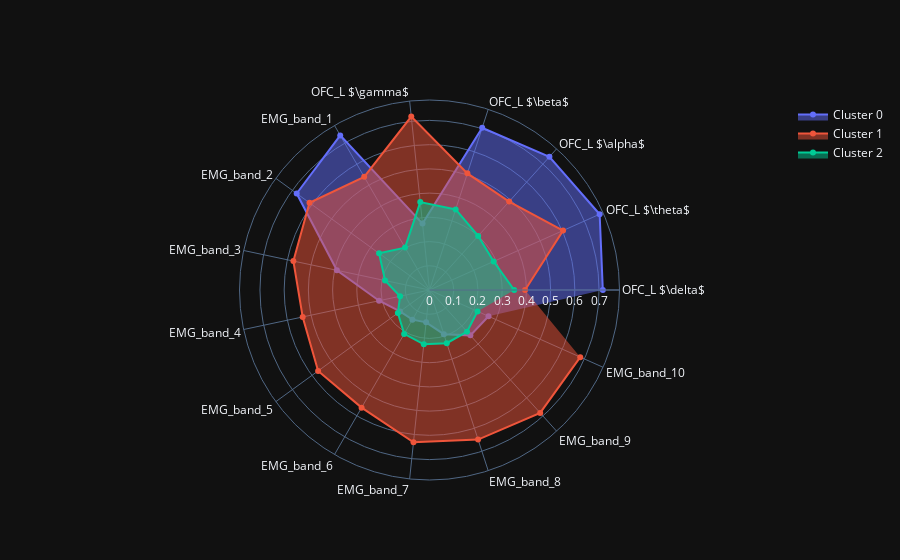

The code cell stored with this chart in its notebook:
### Markdown cell above
Now we've got a radar plot per cluster, let's also show them in one radar plot.

### Code cell
categories = list(df_numeric.columns)

fig = go.Figure()

for cluster in np.unique(min_max_features['cluster']):
    min_max_features_subset = min_max_features[min_max_features['cluster'] == cluster]
    min_max_features_subset = min_max_features_subset.iloc[:,:-1]  # remove cluster column
    average_features = min_max_features_subset.mean(axis=0)
    
    fig.add_trace(go.Scatterpolar(
          r=average_features,
          theta=categories,
          fill='toself',
          name=f'Cluster {cluster}'
    ))

fig.update_layout(
  polar=dict(
    radialaxis=dict(
      visible=True,
    )),
  showlegend=True
)

fig.show()

### Figure 1 — Plotly figure (JSON) as saved in the notebook; plotly's stock layout.template omitted (floating-point values rounded to 4 significant figures)
{"data": [{"fill": "toself", "name": "Cluster 0", "r": [0.7156, 0.769, 0.7399, 0.7043, 0.2758, 0.7372, 0.6778, 0.391, 0.2128, 0.1508, 0.1412, 0.1342, 0.1917, 0.2521, 0.2667], "theta": ["OFC_L $\\delta$", "OFC_L $\\theta$", "OFC_L $\\alpha$", "OFC_L $\\beta$", "OFC_L $\\gamma$", "EMG_band_1", "EMG_band_2", "EMG_band_3", "EMG_band_4", "EMG_band_5", "EMG_band_6", "EMG_band_7", "EMG_band_8", "EMG_band_9", "EMG_band_10"], "type": "scatterpolar"}, {"fill": "toself", "name": "Cluster 1", "r": [0.3947, 0.6037, 0.4915, 0.5063, 0.7202, 0.5394, 0.6124, 0.5746, 0.5353, 0.5684, 0.5608, 0.6319, 0.6492, 0.683, 0.6814], "theta": ["OFC_L $\\delta$", "OFC_L $\\theta$", "OFC_L $\\alpha$", "OFC_L $\\beta$", "OFC_L $\\gamma$", "EMG_band_1", "EMG_band_2", "EMG_band_3", "EMG_band_4", "EMG_band_5", "EMG_band_6", "EMG_band_7", "EMG_band_8", "EMG_band_9", "EMG_band_10"], "type": "scatterpolar"}, {"fill": "toself", "name": "Cluster 2", "r": [0.3497, 0.2899, 0.3002, 0.3496, 0.3648, 0.2021, 0.2573, 0.1876, 0.1243, 0.1615, 0.2092, 0.2256, 0.2309, 0.2315, 0.217], "theta": ["OFC_L $\\delta$", "OFC_L $\\theta$", "OFC_L $\\alpha$", "OFC_L $\\beta$", "OFC_L $\\gamma$", "EMG_band_1", "EMG_band_2", "EMG_band_3", "EMG_band_4", "EMG_band_5", "EMG_band_6", "EMG_band_7", "EMG_band_8", "EMG_band_9", "EMG_band_10"], "type": "scatterpolar"}], "layout": {"polar": {"radialaxis": {"visible": true}}, "showlegend": true}}
